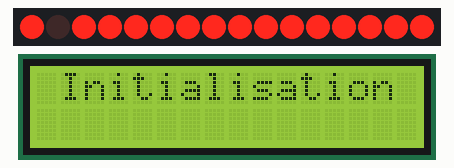
Recording of a sketch running on a simulated Arduino Uno, built with avr-gcc and run on an emulated ATmega328P. Parts: 16 shift-register outputs drawn as a row of LEDs (first output left, lit = HIGH), 16×2 character LCD. Wiring (inferred from the names in the program): 2 × shift register (74HC595): data pin 11; shift clock pin 12; latch pin 8. Wiring (inferred from the signals the program sends): row of LEDs: on Q0, Q1, Q2, Q3, Q4, Q5, Q6, Q7, Q8, Q9, Q10, Q11, Q12, Q13, Q14, Q15. What the sketch prints to the serial monitor is not drawn.

Above: at 0.1 s.
At 6.2 s:
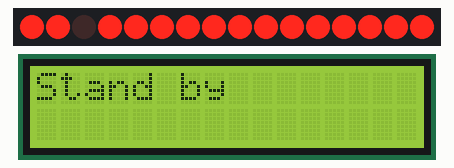
At 9.2 s:
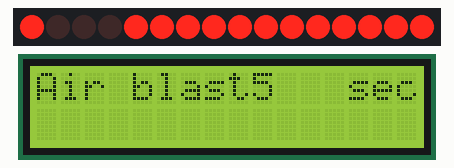
At 16.2 s:
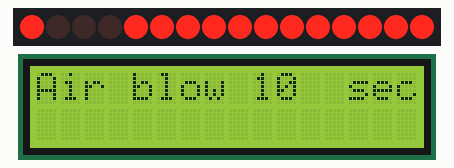
At 27.3 s:
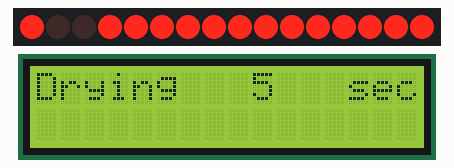
At 30.3 s:
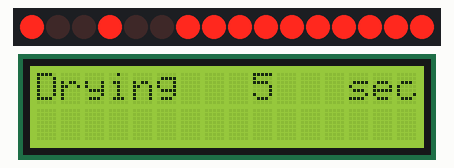
Timing chart, 0 to 40.0 s (numbered marks = the images above):
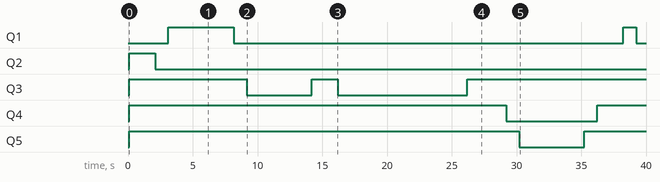

The sketch:

main.ino
```cpp
// (licence header left out)
#include <Arduino.h>
#include <Wire.h>
#include <LiquidCrystal_I2C.h>


/* DEBUG MODE */

#define DEBUG_ON

#ifdef DEBUG_ON
    #define DEBUG(x) Serial.println(x)
#else
    #define DEBUG(x)
#endif


/* ARDUINO PINS */

// Relay
#define RELAY_LATCH_PIN 8   // ST_CP pin of 74HC595
#define RELAY_CLOCK_PIN 12  // SH_CP pin of 74HC595
#define RELAY_DATA_PIN  11  // DS pin of 74HC595

// Hard buttons
#define EMS_BUTTON
#define RUN_BUTTON
#define START_BUTTON
#define STOP_BUTTON


/* RELAY OUTPUTS */

#define OUT_REDGREEN    0   // Turns off red and lights up green beacon (-Y27+Y25)
#define OUT_DOORLOCK    1   // Opens the door and lights white beacon (+Y17 +Y26)
#define OUT_VENTVALVE   2   // Ventilation open
#define OUT_AIRVALVE    3
#define OUT_AIRBLOWER   4   // Turn on hot air blower
#define OUT_HEATER      5   // Turn on heating for hot air
#define OUT_HEATTANK_1  6   // Turn on heating of tank 1 (wash)
#define OUT_HEATTANK_2  7   // Turn on heating of tank 2 (rinse)


LiquidCrystal_I2C lcd(0x27, 16, 2);

uint16_t outputs = 0xFFFF; // relays outputs state

uint8_t mode = 0;
uint8_t time = 0;

void setup() {

    #ifdef DEBUG_ON
        Serial.begin(9600);
    #endif

    // Run display
    lcd.init();
    lcd.backlight();
    lcd.setCursor(1, 0);
    lcd.print("Initialisation");

    // Set relay outputs
    pinMode(RELAY_LATCH_PIN, OUTPUT);
    pinMode(RELAY_CLOCK_PIN, OUTPUT);
    pinMode(RELAY_DATA_PIN, OUTPUT);

    // Machine initialisation
    if (initialisation()) lcd.print(" Ok");

    lcd.clear();
    lcd.setCursor(0, 0);
    lcd.print("Press run button");
    lcd.setCursor(2, 1);
    lcd.print("to continue");

    standBy();

    lcd.clear();
    lcd.setCursor(4, 0);
    lcd.print("Stand by");
}

void loop() {

    if (mode) {
        time = 5;
        lcd.clear();
        lcd.setCursor(0, 0);
        lcd.print("Air blast    sec");
        lcd.setCursor(9, 0);
        lcd.print(time);
        airBlast(time);
        time = 10;
        lcd.clear();
        lcd.setCursor(0, 0);
        lcd.print("Air blow     sec");
        lcd.setCursor(9, 0);
        lcd.print(time);
        airBlow(time);
        time = 5;
        lcd.clear();
        lcd.setCursor(0, 0);
        lcd.print("Drying       sec");
        lcd.setCursor(9, 0);
        lcd.print(time);
        drying(time);
        mode = 0;
    } else {
        lcd.clear();
        lcd.setCursor(0, 0);
        lcd.print("Stand by");
        standBy();
        mode = 1;
    }

}


/* Safety door lock */

// Open safety door lock

void setDoorLockOpen(uint16_t time = 1000) {
    outputs |= (1<<OUT_DOORLOCK);
    setOutputs();
    DEBUG("...Open safety door lock");
    delay(time);
}

// Close safety door lock
void setDoorLockClose(uint16_t time = 1000) {
    outputs &= ~(1<<OUT_DOORLOCK);
    setOutputs();
    DEBUG("...Close safety door lock");
    delay(time);
}


/* Ventilation (exhaust) */

// Open ventilation valve (Y023)
void setVentValveOpen(uint16_t time = 1000) {
    outputs &= ~(1<<OUT_VENTVALVE);
    setOutputs();
    DEBUG("...Open ventilation valve (Y023 on)");
    delay(time);
}

// Close ventilation valve (Y023)
void setVentValveClose(uint16_t time = 1000) {
    outputs |= (1<<OUT_VENTVALVE);
    setOutputs();
    DEBUG("...Close ventilation valve (Y023 off)");
    delay(time);
}

/* Spray tubing */

// Open air valve (Y024)
void setAirValveOpen(uint16_t time = 1000) {
    outputs &= ~(1<<OUT_AIRVALVE);
    setOutputs();
    DEBUG("...Open air valve (Y024 off)");
    delay(time);
}

// Close air valve (Y024)
void setAirValveClose(uint16_t time = 1000) {
    outputs |= (1<<OUT_AIRVALVE);
    setOutputs();
    DEBUG("...Close air valve (Y024 off)");
    delay(time);
}

/* Hot air blow */

// Heater on
void setHeaterOn(uint16_t time = 1000) {
    outputs &= ~(1<<OUT_HEATER);
    setOutputs();
    DEBUG("...Heater on");
    delay(time);
}

// Heater off
void setHeaterOff(uint16_t time = 1000) {
    outputs |= (1<<OUT_HEATER);
    setOutputs();
    DEBUG("...Heater off");
    delay(time);
}

// Air blower on
void setAirBlowerOn(uint16_t time = 1000) {
    outputs &= ~(1<<OUT_AIRBLOWER);
    setOutputs();
    DEBUG("...Air blower on");
    delay(time);
}

// Air blower off
void setAirBlowerOff(uint16_t time = 1000) {
    outputs |= (1<<OUT_AIRBLOWER);
    setOutputs();
    DEBUG("...Air blower off");
    delay(time);
}


// Send outputs state to the relay module.
// First - high bit, second - low bit.
void setOutputs() {
    digitalWrite(RELAY_LATCH_PIN, LOW);
    shiftOut(RELAY_DATA_PIN, RELAY_CLOCK_PIN, MSBFIRST, (outputs >> 8));
    shiftOut(RELAY_DATA_PIN, RELAY_CLOCK_PIN, MSBFIRST, outputs);
    digitalWrite(RELAY_LATCH_PIN, HIGH);
}

/* Runtime program's functions */

// Check condition and position all parts of machine.
// Return 0 if check is Ok.
uint8_t initialisation() {
    DEBUG("\n> Check condition and position all parts of machine");
    setDoorLockClose();
    setAirValveClose();
    setVentValveOpen();
    setDoorLockOpen();

    return 0;
}

//
void standBy() {
    DEBUG("\n> Machine put on standby");
    setVentValveOpen();
    setDoorLockOpen();
}

//
uint8_t wash(uint16_t sec) {}

//
uint8_t rinse(uint16_t sec) {}

//
uint8_t airBlast(uint16_t sec) {
    DEBUG("\n> Air blast");
    setDoorLockClose();
    setAirValveOpen(sec * 1000);
    setAirValveClose();
}

//
uint8_t drip(uint8_t tank, uint16_t sec) {}

//
uint8_t airBlow(uint16_t sec) {
    DEBUG("\n> Air blow");
    setDoorLockClose();
    setAirValveOpen(sec * 1000);
    setAirValveClose();
}

//
uint8_t drying(uint16_t sec) {
    DEBUG("\n> Drying");
    setDoorLockClose();
    setVentValveOpen();
    setAirBlowerOn();
    setHeaterOn(sec * 1000);
    setHeaterOff();
    setAirBlowerOff();
}
```

SBC55.cpp
```cpp
/*
    See SBC55.h for all information.
    Author: Dmitrii Kurskov <dmitrii@kurskov.ru>
*/

#include "SBC55.h"

/* DEBUG_SBC MODE */
#ifdef DEBUG_ON
  #define DEBUG_SBC(x) Serial.println(x)
#else
  #define DEBUG_SBC(x)
#endif


// Constructor

SBC55::SBC55(uint8_t latchPin, uint8_t clockPin, uint8_t dataPin) {
    #ifdef DEBUG_ON
        Serial.begin(9600);
    #endif

    _latchPin = latchPin;
    _clockPin = clockPin;
    _dataPin = dataPin;

    pinMode(_latchPin, OUTPUT);
    pinMode(_dataPin, OUTPUT);
    pinMode(_clockPin, OUTPUT);
}

// Public functions

uint8_t SBC55::init() {
    DEBUG_SBC("\n> Check condition and position all parts of machine");
    setDoorLockClose();
    delay(1000);
    setAirValveClose();
    delay(1000);
    setVentValveOpen();
    delay(1000);
    setDoorLockOpen();

    return 0;
}

void SBC55::afterOn() {
    DEBUG_SBC("\n> After on");
    setVentValveOpen();
    delay(1000);
    setDoorLockOpen();
    delay(1000);
}

void SBC55::standBy() {
    DEBUG_SBC("\n> Stand by");
    setVentValveOpen();
    delay(1000);
    setDoorLockOpen();
    delay(1000);
}

uint8_t SBC55::airBlast(uint16_t sec) {
    DEBUG_SBC("\n> Air blast");
    setDoorLockClose();
    delay(1000);
    setAirValveOpen();
    delay(sec * 1000);
    setAirValveClose();
    delay(1000);
}

uint8_t SBC55::airBlow(uint16_t sec) {
    DEBUG_SBC("\n> Air blow");
    setDoorLockClose();
    delay(1000);
    setAirValveOpen();
    delay(sec * 1000);
    setAirValveClose();
    delay(1000);
}

uint8_t SBC55::drying(uint16_t sec) {
    DEBUG_SBC("\n> Drying");
    setDoorLockClose();
    delay(1000);
    setVentValveOpen();
    delay(1000);
    setAirBlowerOn();
    delay(1000);
    setHeaterOn();
    delay(sec * 1000);
    setHeaterOff();
    delay(5000);
    setAirBlowerOff();
    delay(1000);
}

// Private functions

void SBC55::setOutputs() {
    digitalWrite(_latchPin, LOW);
    shiftOut(_dataPin, _clockPin, MSBFIRST, (_outputs >> 8));
    shiftOut(_dataPin, _clockPin, MSBFIRST, _outputs);
    digitalWrite(_latchPin, HIGH);
}

void SBC55::setDoorLockOpen() {
    _outputs |= (1<<OUT_DOORLOCK);
    setOutputs();
    DEBUG_SBC("...Open safety door lock");
}

void SBC55::setDoorLockClose() {
    _outputs &= ~(1<<OUT_DOORLOCK);
    setOutputs();
    DEBUG_SBC("...Close safety door lock");
}

void SBC55::setVentValveOpen() {
    _outputs &= ~(1<<OUT_VENTVALVE);
    setOutputs();
    DEBUG_SBC("...Open ventilation valve (Y023 on)");
}

void SBC55::setVentValveClose() {
    _outputs |= (1<<OUT_VENTVALVE);
    setOutputs();
    DEBUG_SBC("...Close ventilation valve (Y023 off)");
}

void SBC55::setAirValveOpen() {
    _outputs &= ~(1<<OUT_AIRVALVE);
    setOutputs();
    DEBUG_SBC("...Open air valve (Y024 off)");
}

void SBC55::setAirValveClose() {
    _outputs |= (1<<OUT_AIRVALVE);
    setOutputs();
    DEBUG_SBC("...Close air valve (Y024 off)");
}

void SBC55::setHeaterOn() {
    _outputs &= ~(1<<OUT_HEATER);
    setOutputs();
    DEBUG_SBC("...Heater on");
}

void SBC55::setHeaterOff() {
    _outputs |= (1<<OUT_HEATER);
    setOutputs();
    DEBUG_SBC("...Heater off");
}

void SBC55::setAirBlowerOn() {
    _outputs &= ~(1<<OUT_AIRBLOWER);
    setOutputs();
    DEBUG_SBC("...Air blower on");
}

void SBC55::setAirBlowerOff() {
    _outputs |= (1<<OUT_AIRBLOWER);
    setOutputs();
    DEBUG_SBC("...Air blower off");
}
```

SBC55.h
```cpp
// (licence header left out)
#ifndef _DK_SBC55_h
#define _DK_SBC55_h

#if defined(ARDUINO) && ARDUINO >= 100
    #include <Arduino.h>
#else
    #include <WProgram.h>
#endif

//#define DEBUG_ON

// Relay module outputs
#define OUT_DOORLOCK 1
#define OUT_VENTVALVE 2
#define OUT_AIRVALVE 3
#define OUT_HEATER 4
#define OUT_AIRBLOWER 5

class SBC55 {
    public:
        SBC55(uint8_t latchPin, uint8_t clockPin, uint8_t dataPin);

        // Check condition and position all parts of machine.
        // Return 0 if check is Ok.
        uint8_t init();

        //
        // Beacon: green
        void afterOn();

        //
        // Beacon: green
        void standBy();

        //
        uint8_t wash(uint16_t sec);

        //
        uint8_t rinse(uint16_t sec);

        //
        // Beacon: green & white
        uint8_t airBlast(uint16_t sec);

        //
        uint8_t drip(uint8_t tank, uint16_t sec);

        //
        // Beacon: green & white
        uint8_t airBlow(uint16_t sec);

        // Beacon: green & white
        uint8_t drying(uint16_t sec);

    private:

        // Arduino pins for connecting to the relay module
        // through the 74HC595 cascade.
        uint8_t _latchPin;  // ST_CP pin of 74HC595
        uint8_t _clockPin;  // SH_CP pin of 74HC595
        uint8_t _dataPin;   // DS pin of 74HC595

        uint16_t _outputs = 0xFFFF; // outputs state

        // Send outputs state to the relay module.
        // First - high bit, second - low bit.
        void setOutputs();

        /* Safety door lock */

        // Open safety door lock
        void setDoorLockOpen();

        // Close safety door lock
        void setDoorLockClose();


        /* Ventilation (exhaust) */

        // Open ventilation valve (Y023)
        void setVentValveOpen();

        // Close ventilation valve (Y023)
        void setVentValveClose();


        /* Spray tubing */

        // Open air valve (Y024)
        void setAirValveOpen();

        // Close air valve (Y024)
        void setAirValveClose();


        /* Hot air blow */

        // Heater on
        void setHeaterOn();

        // Heater off
        void setHeaterOff();

        // Air blower on
        void setAirBlowerOn();

        // Air blower off
        void setAirBlowerOff();
};

#endif // _DK_SBC55_h
```

Measured:
- by itself, Q1: HIGH → LOW at 8.2 s, → HIGH 30.1 s later, → LOW 1.0 s later
- by itself, Q3: HIGH → LOW at 9.2 s, → HIGH 5.0 s later, → LOW 2.0 s later, → HIGH 10.0 s later
- by itself, Q4: HIGH → LOW at 29.2 s, → HIGH 7.0 s later
- by itself, Q5: HIGH → LOW at 30.2 s, → HIGH 5.0 s later
- what the display in image 1 shows lasts 2.1 s, from 6.1 s to 8.2 s
- what the display in image 2 shows lasts 5.0 s, from 9.2 s to 14.2 s
- what the display in image 3 shows lasts 10.0 s, from 16.2 s to 26.2 s
